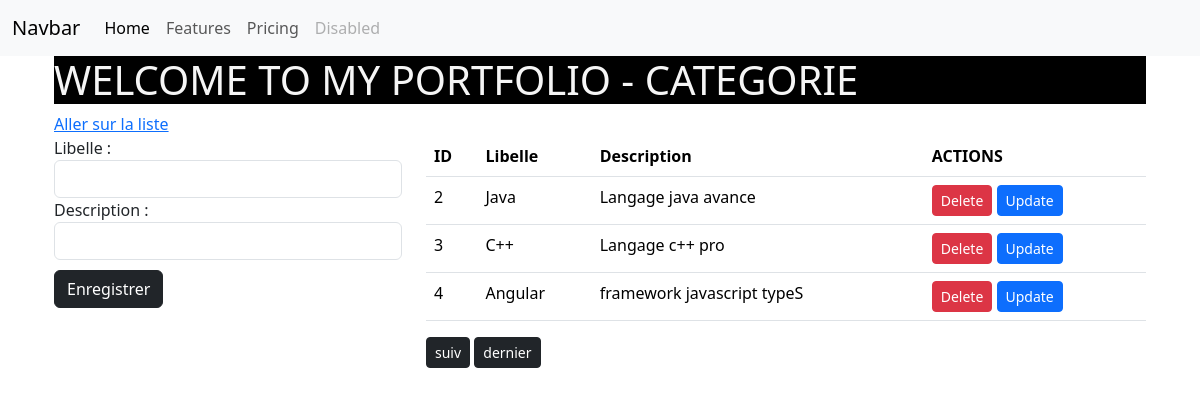
The page /accueil/ on the database as committed earlier.
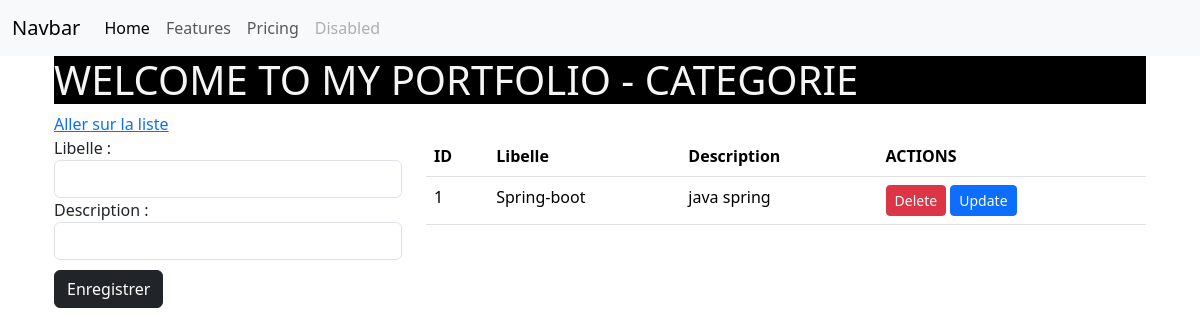
The same page on the database as committed later.
### competence/models.py (models this page shows)
class Categorie(models.Model):
    libelle = models.CharField(max_length=100)
    description = models.CharField(max_length=100)

### competence/views.py (the view)
# urls.py: path('accueil/',accueil,name='accueil'),
def accueil(request):
    paginator = Paginator(Categorie.objects.all(),3)
    page = request.GET.get('page')
    categories = paginator.get_page(page)
    return render(request,'competence/categorie/accueil.html',{'cats':categories})

### competence/templates/competence/categorie/accueil.html (shortened to what this page needs)
{% extends 'layout.html' %}
{% block content %}
<div class="container">
    <div class="container-fluid">
        <h1>WELCOME TO MY PORTFOLIO  - CATEGORIE</h1>
        <a href="{% url 'liste' %}">Aller sur la liste</a><br>
        <div class="row">
            <div class="col-md-4">
                <form action="{% url 'ajoutCategorie' %}" method="post">
                    <label>Libelle : </label><input class="form-control" type="text" name="libelle">
                    <label>Description : </label><input class="form-control" type="text" name="description">
                    <button type="submit" class="btn btn-dark" style="margin-top: 10px">Enregistrer</button>
                </form>
            </div>
            <div class="col-md-8">
                <table class="table">
                    <thead>
                        <tr>
                            <th>ID</th>
                            <th>Libelle</th>
                            <th>Description</th>
                            <th>ACTIONS</th>
                        </tr>
                    </thead>
                    <tbody>
                         {% for c in cats %}
                            <tr>
                                <td>{{c.id}}</td>
                                <td>{{c.libelle}}</td>
                                <td>{{c.description}}</td>
                                <td>
                                    <a href="{% url 'supCategorie' c.id %}" class="btn btn-sm btn-danger">Delete</a>
                                    <a href="{% url 'modifCategorie' c.id %}" class="btn btn-sm btn-primary">Update</a>
                                </td>
                            </tr>
                         {% endfor %}
                    </tbody>
                </table>
                <div>
                    {% if cats.has_next %}
                        <a href="?page={{cats.next_page_number}}" class="btn btn-sm btn-dark">suiv</a>
                        <a href="?page={{cats.paginator.num_pages}}" class="btn btn-sm btn-dark">dernier</a>
                    {% endif %}
                </div>
            </div>
        </div>
    </div>
</div>
{% endblock %}

### templates/layout.html (shortened to what this page needs)
{% load static %}
<!DOCTYPE html>
<html lang="en">
<head>
        <link href="https://cdn.jsdelivr.net/npm/bootstrap@5.3.8/dist/css/bootstrap.min.css" rel="stylesheet">
        <link rel="stylesheet" type="text/css" href="{% static 'competence/css/style.css'%}" >
</head>
<body>
<nav class="navbar navbar-expand-lg bg-body-tertiary">
  <div class="container-fluid">
    <a class="navbar-brand" href="#">Navbar</a>
    <div class="collapse navbar-collapse" id="navbarNav">
      <ul class="navbar-nav">
        <li class="nav-item">
          <a class="nav-link active" aria-current="page" href="#">Home</a>
        </li>
        <li class="nav-item">
          <a class="nav-link" href="#">Features</a>
        </li>
        <li class="nav-item">
          <a class="nav-link" href="#">Pricing</a>
        </li>
        <li class="nav-item">
          <a class="nav-link disabled" aria-disabled="true">Disabled</a>
        </li>
      </ul>
    </div>
  </div>
</nav>
    {% block content %}
    {% endblock %}
</body>
</html>

### competence/static/competence/css/style.css (style rules this page uses)
h1 { background-color: black; color: whitesmoke; }

Rows that differ between the two databases and show on the page:
removed Categorie: id "2", libelle "Java", description "Langage java avance"
removed Categorie: id "3", libelle "C++", description "Langage c++ pro"
removed Categorie: id "4", libelle "Angular", description "framework javascript typeS"
added Categorie: id "1", libelle "Spring-boot", description "java spring"
Other text that changed with them:
text no longer shown: "suiv dernier"
